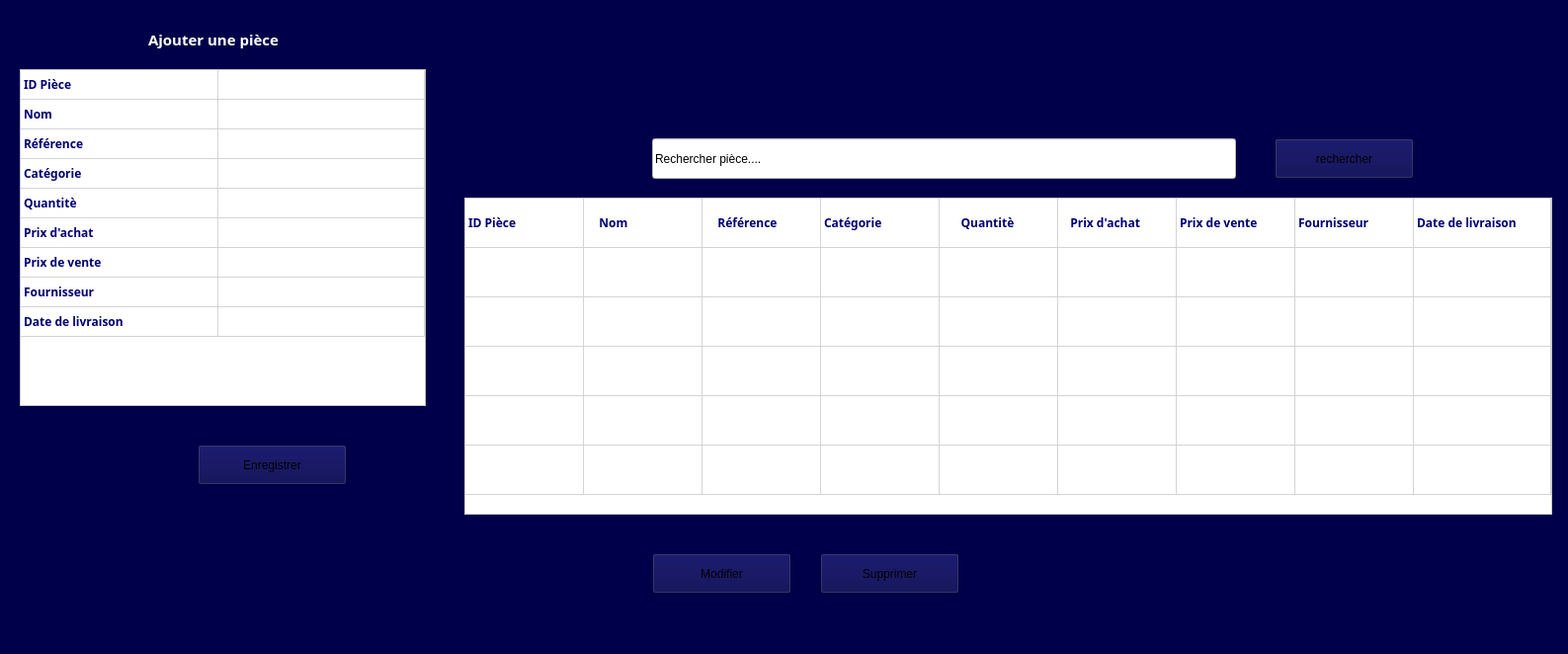
<?xml version="1.0" encoding="UTF-8"?>
<ui version="4.0">
 <class>MainWindow</class>
 <widget class="QMainWindow" name="MainWindow">
  <property name="geometry">
   <rect>
    <x>0</x>
    <y>0</y>
    <width>1587</width>
    <height>662</height>
   </rect>
  </property>
  <property name="windowTitle">
   <string>MainWindow</string>
  </property>
  <property name="styleSheet">
   <string notr="true">background-color: rgb(0, 0, 74);</string>
  </property>
  <widget class="QWidget" name="centralwidget">
   <widget class="QTableWidget" name="tableWidget">
    <property name="geometry">
     <rect>
      <x>470</x>
      <y>200</y>
      <width>1101</width>
      <height>321</height>
     </rect>
    </property>
    <property name="font">
     <font>
      <family>PT Simple Ruled</family>
      <bold>true</bold>
     </font>
    </property>
    <property name="styleSheet">
     <string notr="true">background-color: rgb(255, 255, 255);
background-color: rgb(255, 255, 255);
color: rgb(0, 0, 113);</string>
    </property>
    <property name="lineWidth">
     <number>9</number>
    </property>
    <property name="rowCount">
     <number>6</number>
    </property>
    <property name="columnCount">
     <number>9</number>
    </property>
    <attribute name="horizontalHeaderVisible">
     <bool>false</bool>
    </attribute>
    <attribute name="horizontalHeaderMinimumSectionSize">
     <number>40</number>
    </attribute>
    <attribute name="horizontalHeaderDefaultSectionSize">
     <number>120</number>
    </attribute>
    <attribute name="horizontalHeaderHighlightSections">
     <bool>true</bool>
    </attribute>
    <attribute name="horizontalHeaderStretchLastSection">
     <bool>true</bool>
    </attribute>
    <attribute name="verticalHeaderVisible">
     <bool>false</bool>
    </attribute>
    <attribute name="verticalHeaderDefaultSectionSize">
     <number>50</number>
    </attribute>
    <row/>
    <row/>
    <row/>
    <row/>
    <row/>
    <row/>
    <column/>
    <column/>
    <column/>
    <column/>
    <column/>
    <column/>
    <column/>
    <column/>
    <column/>
    <item row="0" column="0">
     <property name="text">
      <string>ID Pièce </string>
     </property>
    </item>
    <item row="0" column="1">
     <property name="text">
      <string>    Nom</string>
     </property>
    </item>
    <item row="0" column="2">
     <property name="text">
      <string>    Référence</string>
     </property>
    </item>
    <item row="0" column="3">
     <property name="text">
      <string>Catégorie</string>
     </property>
    </item>
    <item row="0" column="4">
     <property name="text">
      <string>      Quantitè</string>
     </property>
    </item>
    <item row="0" column="5">
     <property name="text">
      <string>   Prix d'achat </string>
     </property>
    </item>
    <item row="0" column="6">
     <property name="text">
      <string>Prix de vente</string>
     </property>
    </item>
    <item row="0" column="7">
     <property name="text">
      <string>Fournisseur</string>
     </property>
    </item>
    <item row="0" column="8">
     <property name="text">
      <string>Date de livraison</string>
     </property>
    </item>
   </widget>
   <widget class="QTableWidget" name="tableWidget_2">
    <property name="geometry">
     <rect>
      <x>20</x>
      <y>70</y>
      <width>411</width>
      <height>341</height>
     </rect>
    </property>
    <property name="font">
     <font>
      <family>PT Simple Ruled</family>
      <bold>true</bold>
     </font>
    </property>
    <property name="styleSheet">
     <string notr="true">color: rgb(0, 0, 113);
background-color: rgb(255, 255, 255);</string>
    </property>
    <property name="rowCount">
     <number>9</number>
    </property>
    <property name="columnCount">
     <number>2</number>
    </property>
    <attribute name="horizontalHeaderVisible">
     <bool>false</bool>
    </attribute>
    <attribute name="horizontalHeaderDefaultSectionSize">
     <number>200</number>
    </attribute>
    <attribute name="horizontalHeaderShowSortIndicator" stdset="0">
     <bool>true</bool>
    </attribute>
    <attribute name="horizontalHeaderStretchLastSection">
     <bool>true</bool>
    </attribute>
    <attribute name="verticalHeaderVisible">
     <bool>false</bool>
    </attribute>
    <row/>
    <row/>
    <row/>
    <row/>
    <row/>
    <row/>
    <row/>
    <row/>
    <row/>
    <column/>
    <column/>
    <item row="0" column="0">
     <property name="text">
      <string>ID Pièce</string>
     </property>
    </item>
    <item row="1" column="0">
     <property name="text">
      <string>Nom</string>
     </property>
    </item>
    <item row="2" column="0">
     <property name="text">
      <string>Référence</string>
     </property>
    </item>
    <item row="3" column="0">
     <property name="text">
      <string>Catégorie</string>
     </property>
    </item>
    <item row="4" column="0">
     <property name="text">
      <string>Quantitè</string>
     </property>
    </item>
    <item row="5" column="0">
     <property name="text">
      <string>Prix d'achat</string>
     </property>
    </item>
    <item row="6" column="0">
     <property name="text">
      <string>Prix de vente</string>
     </property>
    </item>
    <item row="7" column="0">
     <property name="text">
      <string>Fournisseur</string>
     </property>
    </item>
    <item row="8" column="0">
     <property name="text">
      <string>Date de livraison</string>
     </property>
    </item>
   </widget>
   <widget class="QPushButton" name="pushButton">
    <property name="geometry">
     <rect>
      <x>1290</x>
      <y>140</y>
      <width>141</width>
      <height>41</height>
     </rect>
    </property>
    <property name="text">
     <string>rechercher</string>
    </property>
   </widget>
   <widget class="QPushButton" name="pushButton_2">
    <property name="geometry">
     <rect>
      <x>660</x>
      <y>560</y>
      <width>141</width>
      <height>41</height>
     </rect>
    </property>
    <property name="text">
     <string>Modifier</string>
    </property>
   </widget>
   <widget class="QPushButton" name="pushButton_3">
    <property name="geometry">
     <rect>
      <x>830</x>
      <y>560</y>
      <width>141</width>
      <height>41</height>
     </rect>
    </property>
    <property name="text">
     <string>Supprimer</string>
    </property>
   </widget>
   <widget class="QPushButton" name="pushButton_4">
    <property name="geometry">
     <rect>
      <x>200</x>
      <y>450</y>
      <width>151</width>
      <height>41</height>
     </rect>
    </property>
    <property name="text">
     <string>Enregistrer</string>
    </property>
   </widget>
   <widget class="QLineEdit" name="lineEdit">
    <property name="geometry">
     <rect>
      <x>660</x>
      <y>140</y>
      <width>591</width>
      <height>41</height>
     </rect>
    </property>
    <property name="toolTipDuration">
     <number>1</number>
    </property>
    <property name="styleSheet">
     <string notr="true">background-color: rgb(255, 255, 255);</string>
    </property>
    <property name="text">
     <string>Rechercher pièce....</string>
    </property>
   </widget>
   <widget class="QLabel" name="label">
    <property name="geometry">
     <rect>
      <x>150</x>
      <y>30</y>
      <width>171</width>
      <height>20</height>
     </rect>
    </property>
    <property name="font">
     <font>
      <family>PT Simple Ruled</family>
      <pointsize>11</pointsize>
      <bold>true</bold>
     </font>
    </property>
    <property name="styleSheet">
     <string notr="true">color: rgb(255, 255, 255);</string>
    </property>
    <property name="text">
     <string>Ajouter une pièce</string>
    </property>
   </widget>
  </widget>
  <widget class="QMenuBar" name="menubar">
   <property name="geometry">
    <rect>
     <x>0</x>
     <y>0</y>
     <width>1587</width>
     <height>26</height>
    </rect>
   </property>
  </widget>
  <widget class="QStatusBar" name="statusbar"/>
 </widget>
 <resources/>
 <connections/>
</ui>
